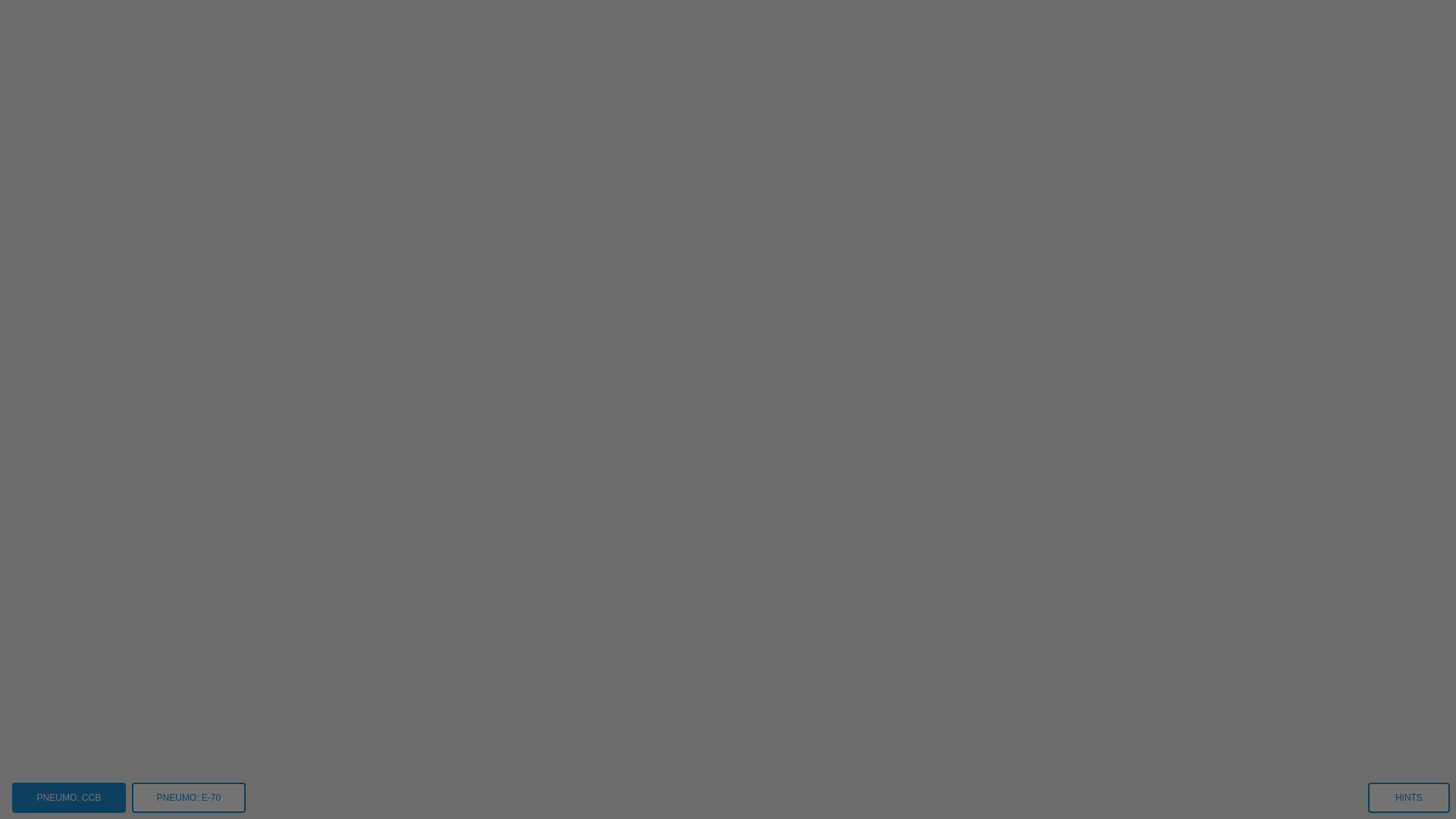
<?xml version="1.0" encoding="UTF-8"?>
<ui version="4.0">
 <class>Wag9Fs</class>
 <widget class="QFrame" name="Wag9Fs">
  <property name="geometry">
   <rect>
    <x>0</x>
    <y>0</y>
    <width>1920</width>
    <height>1080</height>
   </rect>
  </property>
  <property name="minimumSize">
   <size>
    <width>1920</width>
    <height>1080</height>
   </size>
  </property>
  <property name="maximumSize">
   <size>
    <width>1920</width>
    <height>1080</height>
   </size>
  </property>
  <property name="windowTitle">
   <string>WAG-9 Fault Station</string>
  </property>
  <property name="styleSheet">
   <string notr="true">QPushButton {
 border: none;
 background: transparent;
}
#hintsButton {
 color: #1c8fd4;
 background: white;
 border: 2px solid #1c8fd4;
 border-radius: 4px;
 font: bold 13px &quot;Arial&quot;;
}
#hintsButton:checked {
 color: white;
 background: #1c8fd4;
}
#pneumoCcb, #pneumoE70 {
 color: #1c8fd4;
 background: white;
 border: 2px solid #1c8fd4;
 border-radius: 4px;
 font: bold 13px "Arial";
}
#pneumoCcb:checked, #pneumoE70:checked {
 color: white;
 background: #1c8fd4;
}
#pneumoCcb:disabled, #pneumoE70:disabled {
 color: #9bbfd6;
 border-color: #9bbfd6;
}
#pneumoCcb:checked:disabled, #pneumoE70:checked:disabled {
 color: white;
 background: #9bbfd6;
}
#frameView {
 background-color: rgba(0, 0, 0, 140);
 border-image: none;
}</string>
  </property>
  <widget class="QLabel" name="background">
   <property name="geometry">
    <rect>
     <x>0</x>
     <y>0</y>
     <width>1920</width>
     <height>1080</height>
    </rect>
   </property>
   <property name="pixmap">
    <pixmap resource="../res/Wag9.qrc">:/Wag9/fs/WAG9_FS_Background_CCB.png</pixmap>
   </property>
   <property name="scaledContents">
    <bool>false</bool>
   </property>
  </widget>
  <widget class="QPushButton" name="link_PT">
   <property name="geometry">
    <rect>
     <x>570</x>
     <y>245</y>
     <width>70</width>
     <height>145</height>
    </rect>
   </property>
   <property name="toolTip">
    <string>PNEUMATIC PANEL</string>
   </property>
   <property name="text">
    <string/>
   </property>
   <property name="checkable">
    <bool>true</bool>
   </property>
   <property name="flat">
    <bool>true</bool>
   </property>
   <property name="zone" stdset="0">
    <string>PT</string>
   </property>
   <property name="side" stdset="0">
    <string>right</string>
   </property>
  </widget>
  <widget class="QPushButton" name="link_SB1">
   <property name="geometry">
    <rect>
     <x>1320</x>
     <y>240</y>
     <width>60</width>
     <height>150</height>
    </rect>
   </property>
   <property name="toolTip">
    <string>(SB-1) CUBICLE CONTROL CIRCUITS</string>
   </property>
   <property name="text">
    <string/>
   </property>
   <property name="checkable">
    <bool>true</bool>
   </property>
   <property name="flat">
    <bool>true</bool>
   </property>
   <property name="zone" stdset="0">
    <string>SB1</string>
   </property>
   <property name="side" stdset="0">
    <string>right</string>
   </property>
  </widget>
  <widget class="QPushButton" name="link_HB1">
   <property name="geometry">
    <rect>
     <x>1390</x>
     <y>240</y>
     <width>75</width>
     <height>150</height>
    </rect>
   </property>
   <property name="toolTip">
    <string>(HB-1) CUBICLE AUXILIARY CIRCUITS</string>
   </property>
   <property name="text">
    <string/>
   </property>
   <property name="checkable">
    <bool>true</bool>
   </property>
   <property name="flat">
    <bool>true</bool>
   </property>
   <property name="zone" stdset="0">
    <string>HB1</string>
   </property>
   <property name="side" stdset="0">
    <string>right</string>
   </property>
  </widget>
  <widget class="QPushButton" name="pan_right_1">
   <property name="geometry">
    <rect>
     <x>410</x>
     <y>29</y>
     <width>212</width>
     <height>166</height>
    </rect>
   </property>
   <property name="toolTip">
    <string>Pantograph 1</string>
   </property>
   <property name="text">
    <string/>
   </property>
   <property name="flat">
    <bool>true</bool>
   </property>
   <property name="zone" stdset="0">
    <string>Pantograph1</string>
   </property>
   <property name="side" stdset="0">
    <string>right</string>
   </property>
  </widget>
  <widget class="QPushButton" name="pan_right_2">
   <property name="geometry">
    <rect>
     <x>1298</x>
     <y>29</y>
     <width>212</width>
     <height>166</height>
    </rect>
   </property>
   <property name="toolTip">
    <string>Pantograph 2</string>
   </property>
   <property name="text">
    <string/>
   </property>
   <property name="flat">
    <bool>true</bool>
   </property>
   <property name="zone" stdset="0">
    <string>Pantograph2</string>
   </property>
   <property name="side" stdset="0">
    <string>right</string>
   </property>
  </widget>
  <widget class="QPushButton" name="pan_left_1">
   <property name="geometry">
    <rect>
     <x>410</x>
     <y>538</y>
     <width>212</width>
     <height>166</height>
    </rect>
   </property>
   <property name="toolTip">
    <string>Pantograph 1</string>
   </property>
   <property name="text">
    <string/>
   </property>
   <property name="flat">
    <bool>true</bool>
   </property>
   <property name="zone" stdset="0">
    <string>Pantograph1</string>
   </property>
   <property name="side" stdset="0">
    <string>left</string>
   </property>
  </widget>
  <widget class="QPushButton" name="pan_left_2">
   <property name="geometry">
    <rect>
     <x>1298</x>
     <y>538</y>
     <width>212</width>
     <height>166</height>
    </rect>
   </property>
   <property name="toolTip">
    <string>Pantograph 2</string>
   </property>
   <property name="text">
    <string/>
   </property>
   <property name="flat">
    <bool>true</bool>
   </property>
   <property name="zone" stdset="0">
    <string>Pantograph2</string>
   </property>
   <property name="side" stdset="0">
    <string>left</string>
   </property>
  </widget>
  <widget class="QPushButton" name="link_SB2">
   <property name="geometry">
    <rect>
     <x>1320</x>
     <y>750</y>
     <width>60</width>
     <height>150</height>
    </rect>
   </property>
   <property name="toolTip">
    <string>(SB-2) CUBICLE CONTROL CIRCUITS</string>
   </property>
   <property name="text">
    <string/>
   </property>
   <property name="checkable">
    <bool>true</bool>
   </property>
   <property name="flat">
    <bool>true</bool>
   </property>
   <property name="zone" stdset="0">
    <string>SB2</string>
   </property>
   <property name="side" stdset="0">
    <string>left</string>
   </property>
  </widget>
  <widget class="QPushButton" name="link_HB2">
   <property name="geometry">
    <rect>
     <x>1400</x>
     <y>750</y>
     <width>75</width>
     <height>150</height>
    </rect>
   </property>
   <property name="toolTip">
    <string>(HB-2) CUBICLE AUXILIARY CIRCUITS</string>
   </property>
   <property name="text">
    <string/>
   </property>
   <property name="checkable">
    <bool>true</bool>
   </property>
   <property name="flat">
    <bool>true</bool>
   </property>
   <property name="zone" stdset="0">
    <string>HB2</string>
   </property>
   <property name="side" stdset="0">
    <string>left</string>
   </property>
  </widget>
  <widget class="QLabel" name="hint_PT">
   <property name="geometry">
    <rect>
     <x>549</x>
     <y>388</y>
     <width>98</width>
     <height>36</height>
    </rect>
   </property>
   <property name="text">
    <string/>
   </property>
   <property name="pixmap">
    <pixmap resource="../res/Wag9.qrc">:/Wag9/fs/hints/PT.png</pixmap>
   </property>
   <property name="scaledContents">
    <bool>false</bool>
   </property>
   <property name="visible">
    <bool>false</bool>
   </property>
  </widget>
  <widget class="QLabel" name="hint_SB1">
   <property name="geometry">
    <rect>
     <x>1298</x>
     <y>388</y>
     <width>98</width>
     <height>36</height>
    </rect>
   </property>
   <property name="text">
    <string/>
   </property>
   <property name="pixmap">
    <pixmap resource="../res/Wag9.qrc">:/Wag9/fs/hints/SB1.png</pixmap>
   </property>
   <property name="scaledContents">
    <bool>false</bool>
   </property>
   <property name="visible">
    <bool>false</bool>
   </property>
  </widget>
  <widget class="QLabel" name="hint_HB1">
   <property name="geometry">
    <rect>
     <x>1399</x>
     <y>388</y>
     <width>98</width>
     <height>36</height>
    </rect>
   </property>
   <property name="text">
    <string/>
   </property>
   <property name="pixmap">
    <pixmap resource="../res/Wag9.qrc">:/Wag9/fs/hints/HB1.png</pixmap>
   </property>
   <property name="scaledContents">
    <bool>false</bool>
   </property>
   <property name="visible">
    <bool>false</bool>
   </property>
  </widget>
  <widget class="QLabel" name="hint_SB2">
   <property name="geometry">
    <rect>
     <x>1298</x>
     <y>897</y>
     <width>98</width>
     <height>36</height>
    </rect>
   </property>
   <property name="text">
    <string/>
   </property>
   <property name="pixmap">
    <pixmap resource="../res/Wag9.qrc">:/Wag9/fs/hints/SB2.png</pixmap>
   </property>
   <property name="scaledContents">
    <bool>false</bool>
   </property>
   <property name="visible">
    <bool>false</bool>
   </property>
  </widget>
  <widget class="QLabel" name="hint_HB2">
   <property name="geometry">
    <rect>
     <x>1399</x>
     <y>897</y>
     <width>98</width>
     <height>36</height>
    </rect>
   </property>
   <property name="text">
    <string/>
   </property>
   <property name="pixmap">
    <pixmap resource="../res/Wag9.qrc">:/Wag9/fs/hints/HB2.png</pixmap>
   </property>
   <property name="scaledContents">
    <bool>false</bool>
   </property>
   <property name="visible">
    <bool>false</bool>
   </property>
  </widget>
  <widget class="QPushButton" name="hintsButton">
   <property name="geometry">
    <rect>
     <x>1804</x>
     <y>1032</y>
     <width>108</width>
     <height>40</height>
    </rect>
   </property>
   <property name="toolTip">
    <string>HINTS</string>
   </property>
   <property name="text">
    <string>HINTS</string>
   </property>
   <property name="checkable">
    <bool>true</bool>
   </property>
   <property name="cursor">
    <cursorShape>PointingHandCursor</cursorShape>
   </property>
  </widget>
  <widget class="QPushButton" name="pneumoCcb">
  <property name="geometry">
    <rect>
    <x>16</x>
    <y>1032</y>
    <width>150</width>
    <height>40</height>
    </rect>
  </property>
  <property name="text">
    <string>PNEUMO: CCB</string>
  </property>
  <property name="checkable">
    <bool>true</bool>
  </property>
  <property name="checked">
    <bool>true</bool>
  </property>
  <property name="cursor">
    <cursorShape>PointingHandCursor</cursorShape>
  </property>
  </widget>
  <widget class="QPushButton" name="pneumoE70">
  <property name="geometry">
    <rect>
    <x>174</x>
    <y>1032</y>
    <width>150</width>
    <height>40</height>
    </rect>
  </property>
  <property name="text">
    <string>PNEUMO: E-70</string>
  </property>
  <property name="checkable">
    <bool>true</bool>
  </property>
  <property name="cursor">
    <cursorShape>PointingHandCursor</cursorShape>
  </property>
  </widget>
  <widget class="QLabel" name="frameView">
   <property name="geometry">
    <rect>
     <x>0</x>
     <y>0</y>
     <width>1920</width>
     <height>1080</height>
    </rect>
   </property>
   <property name="text">
    <string/>
   </property>
   <property name="alignment">
    <set>Qt::AlignCenter</set>
   </property>
   <property name="visible">
    <bool>false</bool>
   </property>
  </widget>
 </widget>
 <resources>
  <include location="../res/Wag9.qrc"/>
 </resources>
 <connections/>
</ui>
